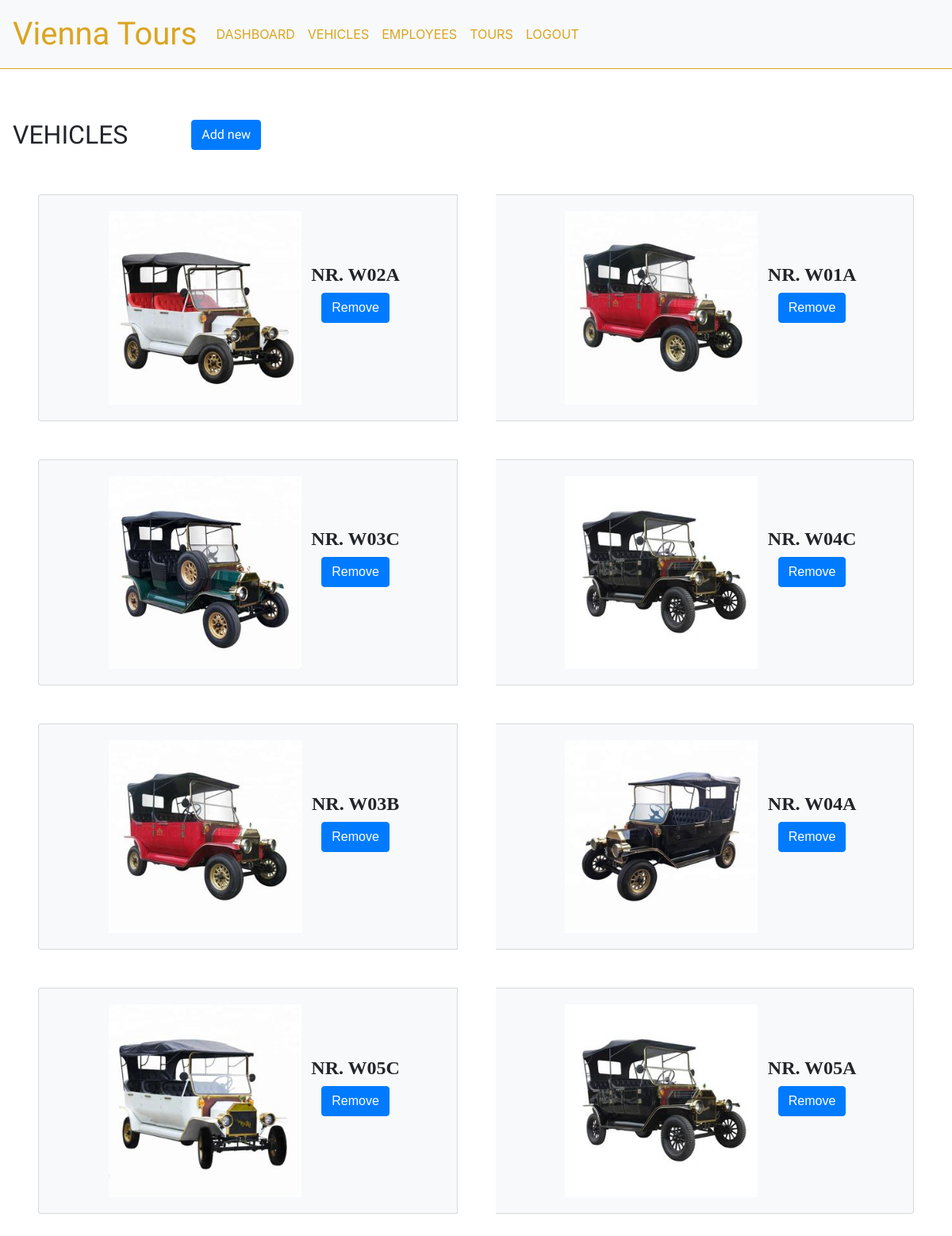
The app's page /supervisor/vehicles/ (signed in), older data.
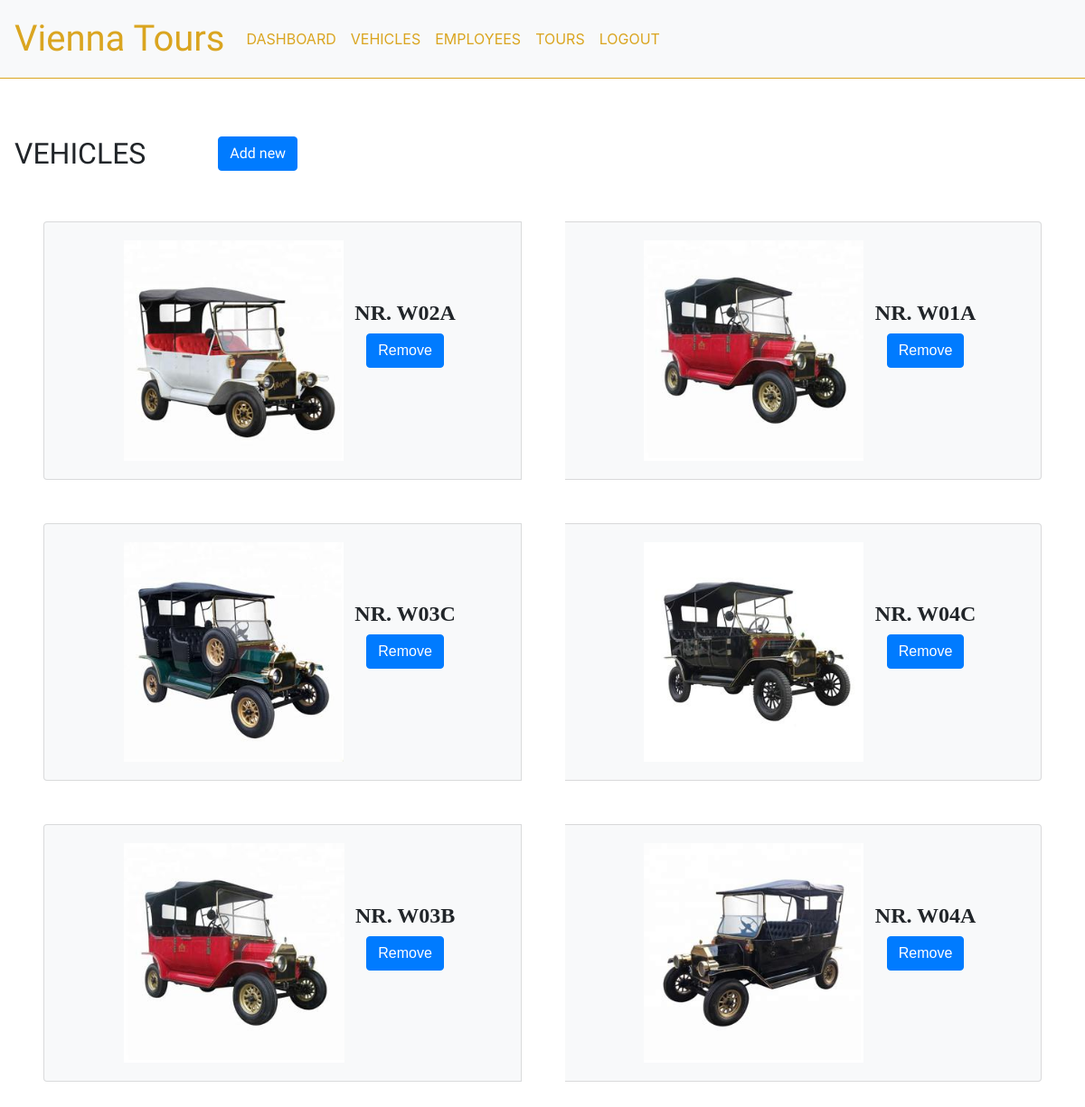
The same page, newer data.
### supervisor/models.py (models this page shows, shortened)
class Car(models.Model):
    plate = models.CharField(max_length=4, unique=True)
    photoOption = models.ImageField(default='car-black.jpg', upload_to='cars_pics/')

### supervisor/views.py (the view)
# urls.py: path('vehicles/', VehicleListsView.as_view(), name='supervisor-vehicles-list'),
class VehicleListsView(ListView):
    model = Car
    template_name = 'supervisor/vehicles_list.html'
    context_object_name = 'cars'
    def get_queryset(self):
        return Car.objects.all()

### supervisor/templates/supervisor/vehicles_list.html (shortened to what this page needs)
{% extends "nav.html" %}
{% block content %}
<div class="inline">
    <div style="display: inline-block" class="table-header"><h2 id="title">VEHICLES</h2></div>
    <div style="float: right; margin-left: 4em;">
        <a class="btn btn-primary table-header" href="{% url 'supervisor-vehicle-add' %}">Add new</a>
    </div>
</div>
<div class="vehicles">
{% for car in cars %}
    {% if not forloop.counter|divisibleby:2 %}
    <div class="card-group">
    {% endif %}
        <div class="card bg-light">
            <div class="card-body text-center">
                <img class="car-image" alt="car" src="{{ car.photoOption.url }}" style="display: inline-block"/>
                <div class="car-info"  style="display: inline-block;">
                    <h4 class="employee-name">Nr. {{ car.plate }}</h4>
                    <a class="btn btn-primary" href="{% url 'supervisor-vehicle-delete' car.id %}">Remove</a>
                </div>
            </div>
        </div>
    {% if forloop.counter|divisibleby:2 %}
    </div>
    {% endif %}
{% endfor %}
</div>
{% endblock content %}

### supervisor/templates/nav.html (shortened to what this page needs)
<!DOCTYPE html>
<html lang="en">
<head>
    <link rel="stylesheet" href="/static/styles/style.css"/>
    <link rel="stylesheet" href="https://maxcdn.bootstrapcdn.com/bootstrap/4.5.2/css/bootstrap.min.css">
</head>
<body>
<nav class="navbar navbar-expand-md bg-light navbar-inverse">
    <a class="navbar-brand" href="{% url 'supervisor-dashboard' %}">Vienna Tours</a>
    <div class="collapse navbar-collapse" id="collapsibleNavbar">
        <ul class="navbar-nav">
            <li class="nav-item">
                <a class="nav-link" href="{% url 'supervisor-dashboard' %}">Dashboard</a>
            </li>
            <li class="nav-item">
                    <a class="nav-link" href="{% url 'supervisor-vehicles-list' %}">Vehicles</a>
            </li>
            <li class="nav-item">
                    <a class="nav-link" href="{% url 'supervisor-employees-list' %}">Employees</a>
            </li>
            <li class="nav-item">
                    <a class="nav-link" href="{% url 'supervisor-tours-list' %}">Tours</a>
            </li>
            <li class="nav-item">
                <a class="nav-link" href="{% url 'logout' %}">Logout</a>
            </li>
        </ul>
    </div>
</nav>
{% block content %}{% endblock %}
</body>
</html>

### supervisor/static/styles/style.css (style rules this page uses)
body { padding-bottom: 5em; }
.nav-link, .navbar-brand { color: #daa520; }
.navbar { border-bottom: 1pt solid #daa520; margin-bottom: 2em; }
.nav-link { text-transform: uppercase; }
.navbar-brand { font-family: 'Dancing Script', cursive; font-size: 2.5em !important; }
.car-image { max-width: 50%; height: auto; margin: 0 0.5em 0 1em; }
.card { font-family: 'PT Sans Narrow', sans-serif; margin: 1em; }
.table-header { margin-top: 2em; margin-left: 1em; font-family: 'Raleway', sans-serif; }
.vehicles .card { margin: 3em; }
div.inline { display: inline-block; }
.employee-name { font-family: "Gill Sans MT", serif; text-transform: uppercase; font-weight: bold; }
body { font-family: "Lato", sans-serif; }

Row changes from the older to the newer data that the page shows:
removed Car: photoOption (picture), plate "W05C"
removed Car: photoOption (picture), plate "W05A"
